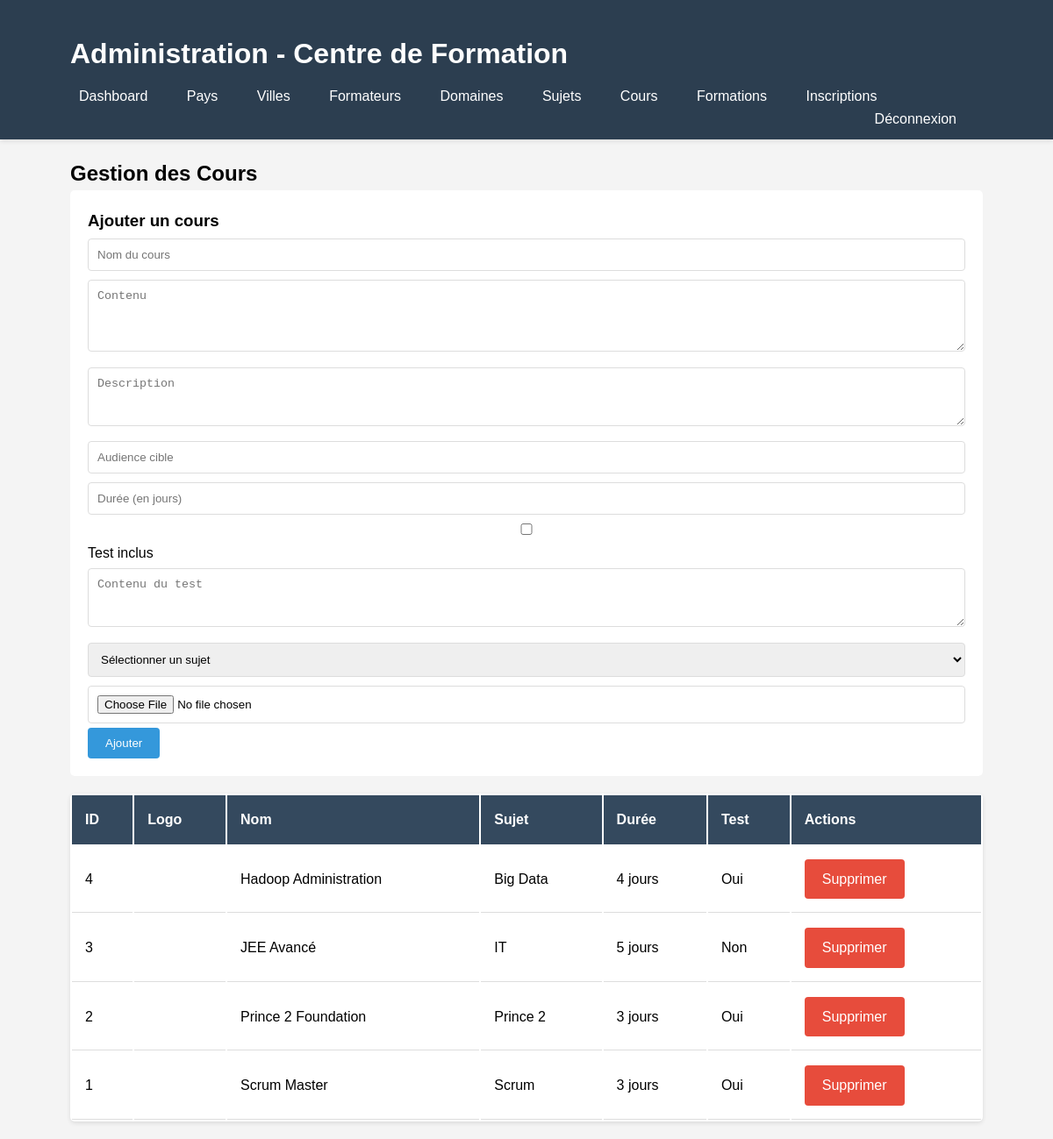
The page /admin/gestion_cours.php (signed in) on the database its author committed.
### tables this page shows
CREATE TABLE `cours` (
  `id` int(11) NOT NULL,
  `name` varchar(100) NOT NULL,
  `content` text DEFAULT NULL,
  `description` text DEFAULT NULL,
  `audience` varchar(255) DEFAULT NULL,
  `duration` int(11) DEFAULT NULL,
  `testIncluded` tinyint(1) DEFAULT 0,
  `testContent` text DEFAULT NULL,
  `logo` varchar(255) DEFAULT NULL,
  `sujet_id` int(11) DEFAULT NULL
);

CREATE TABLE `sujets` (
  `id` int(11) NOT NULL,
  `name` varchar(100) NOT NULL,
  `shortDescription` text DEFAULT NULL,
  `longDescription` text DEFAULT NULL,
  `individualBenefit` text DEFAULT NULL,
  `businessBenefit` text DEFAULT NULL,
  `logo` varchar(255) DEFAULT NULL,
  `domaine_id` int(11) DEFAULT NULL
);

### admin/gestion_cours.php (the view, shortened to what this page needs)
<?php
include '../includes/connection.php';
?>
<!DOCTYPE html>
<html>
<head>
    <link rel="stylesheet" href="../css/style.css">
</head>
<body>
    <?php include 'includes/admin_header.php'; ?>
    <div class="container">
        <h2>Gestion des Cours</h2>
        <form method="POST" class="admin-form" enctype="multipart/form-data">
            <h3>Ajouter un cours</h3>
            <input type="text" name="name" placeholder="Nom du cours" required>
            <textarea name="content" placeholder="Contenu" rows="4" required></textarea>
            <textarea name="description" placeholder="Description" rows="3" required></textarea>
            <input type="text" name="audience" placeholder="Audience cible" required>
            <input type="number" name="duration" placeholder="Durée (en jours)" required>
            <label>
                <input type="checkbox" name="testIncluded"> Test inclus
            </label>
            <textarea name="testContent" placeholder="Contenu du test" rows="3"></textarea>
            <select name="sujet_id" required>
                <option value="">Sélectionner un sujet</option>
            </select>
            <input type="file" name="logo" accept="image/*">
            <button type="submit" name="add" class="btn">Ajouter</button>
        </form>
        <table class="admin-table">
            <thead>
                <tr>
                    <th>ID</th>
                    <th>Logo</th>
                    <th>Nom</th>
                    <th>Sujet</th>
                    <th>Durée</th>
                    <th>Test</th>
                    <th>Actions</th>
                </tr>
            </thead>
            <tbody>
                <?php
                $query = $bdd->query("SELECT c.*, s.name as sujet_name
                                     FROM cours c
                                     JOIN sujets s ON c.sujet_id = s.id
                                     ORDER BY s.name, c.name");
                while($cours = $query->fetch()) {
                    echo "<tr>";
                    echo "<td>".$cours['id']."</td>";
                    echo "<td>";
                    echo "</td>";
                    echo "<td>".$cours['name']."</td>";
                    echo "<td>".$cours['sujet_name']."</td>";
                    echo "<td>".$cours['duration']." jours</td>";
                    echo "<td>".($cours['testIncluded'] ? 'Oui' : 'Non')."</td>";
                    echo "<td>";
                    echo "<a href='gestion_cours.php?delete=".$cours['id']."' onclick='return confirm(\"Êtes-vous sûr?\")' class='btn btn-danger'>Supprimer</a>";
                    echo "</td>";
                    echo "</tr>";
                }
                ?>
            </tbody>
        </table>
    </div>
</body>
</html>

### admin/includes/admin_header.php (shortened to what this page needs)
<header class="admin-header">
    <div class="container">
        <h1>Administration - Centre de Formation</h1>
        <nav>
            <ul>
                <li><a href="dashboard.php">Dashboard</a></li>
                <li><a href="gestion_pays.php">Pays</a></li>
                <li><a href="gestion_villes.php">Villes</a></li>
                <li><a href="gestion_formateurs.php">Formateurs</a></li>
                <li><a href="gestion_domaines.php">Domaines</a></li>
                <li><a href="gestion_sujets.php">Sujets</a></li>
                <li><a href="gestion_cours.php">Cours</a></li>
                <li><a href="gestion_formations.php">Formations</a></li>
                <li><a href="gestion_inscriptions.php">Inscriptions</a></li>
                <li style="float:right"><a href="logout.php">Déconnexion</a></li>
            </ul>
        </nav>
    </div>
</header>

### css/style.css (style rules this page uses)
* { margin: 0; padding: 0; box-sizing: border-box; }
body { font-family: Arial, sans-serif; background-color: #f4f4f4; line-height: 1.6; }
.container { width: 90%; max-width: 1200px; margin: 0 auto; padding: 20px; }
header { background-color: #333; color: white; padding: 1rem 0; box-shadow: 0 2px 5px rgba(0,0,0,0.1); }
header h1 { margin-bottom: 10px; }
nav ul { list-style: none; }
nav ul li { display: inline; margin-right: 20px; }
nav ul li a { color: white; text-decoration: none; padding: 5px 10px; border-radius: 3px; transition: background 0.3s; }
form input, form select, form textarea { width: 100%; padding: 10px; margin: 5px 0; border: 1px solid #ddd; border-radius: 4px; }
.btn { background-color: #3498db; color: white; padding: 10px 20px; border: none; border-radius: 4px; cursor: pointer; text-decoration: none; display: inline-block; transition: background 0.3s; }
.btn-danger { background-color: #e74c3c; }
.admin-header { background-color: #2c3e50; }
.admin-form { background: white; padding: 20px; border-radius: 5px; margin-bottom: 20px; }
.admin-table { width: 100%; background: white; border-radius: 5px; overflow: hidden; box-shadow: 0 2px 5px rgba(0,0,0,0.1); }
.admin-table th { background-color: #34495e; color: white; padding: 15px; text-align: left; }
.admin-table td { padding: 15px; border-bottom: 1px solid #ddd; }

### rows shown on the page
cours: id "4", name "Hadoop Administration", sujet.name "Big Data", duration "4", testIncluded "Oui"
cours: id "3", name "JEE Avancé", sujet.name "IT", duration "5", testIncluded "Non"
cours: id "2", name "Prince 2 Foundation", sujet.name "Prince 2", duration "3", testIncluded "Oui"
cours: id "1", name "Scrum Master", sujet.name "Scrum", duration "3", testIncluded "Oui"
